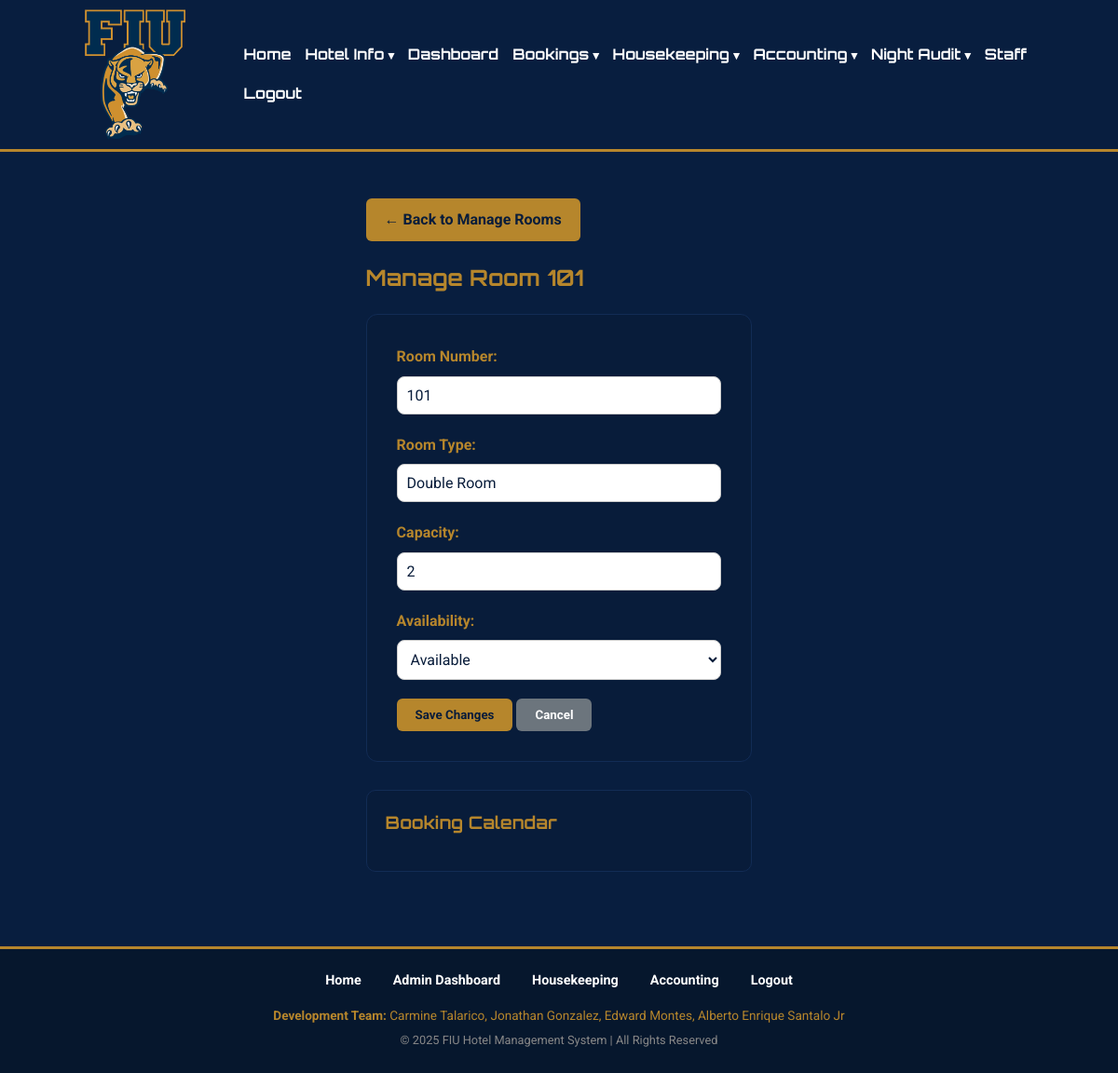
The app's page /admin_room_detail.php?room_id=1 (signed in) with its own data.
### tables this page shows
CREATE TABLE `rooms` (
  `id` int(11) NOT NULL,
  `room_type` varchar(50) NOT NULL,
  `room_number` varchar(10) NOT NULL,
  `capacity` int(11) DEFAULT 2,
  `image_path` varchar(255) DEFAULT NULL,
  `status` enum('available','booked','maintenance') DEFAULT 'available',
  `housekeeping_status` enum('clean','dirty','maintenance','occupied') NOT NULL DEFAULT 'dirty'
);

### public/admin_room_detail.php (the view, shortened to what this page needs)
<?php
require_once __DIR__ . '/../config/db.php';
$room_id = intval($_GET['room_id']);
$stmt = $conn->prepare("SELECT * FROM rooms WHERE id = ?");
$stmt->bind_param("i", $room_id);
$stmt->execute();
$result = $stmt->get_result();
$room = $result->fetch_assoc();
require_once __DIR__ . '/../includes/header.php';
?>
<a href="admin_rooms.php" class="btn btn-primary mb-20">
    ← Back to Manage Rooms
</a>
<h2>Manage Room <?= htmlspecialchars($room['room_number']) ?></h2>
<form method="POST" action="admin_room_detail.php?room_id=<?= $room_id ?>" class="form-container">
    <label class="form-label">Room Number:</label>
    <input type="text" name="room_number" class="form-input" value="<?= htmlspecialchars($room['room_number']) ?>" required>
    <label class="form-label">Room Type:</label>
    <input type="text" name="room_type" class="form-input" value="<?= htmlspecialchars($room['room_type']) ?>" required>
    <label class="form-label">Capacity:</label>
    <input type="number" name="capacity" class="form-input" value="<?= $room['capacity'] ?>" required>
    <label class="form-label">Availability:</label>
    <select name="status" class="form-select" required>
        <option value="available" <?= $room['status'] === 'available' ? 'selected' : '' ?>>Available</option>
    </select>
    <button type="submit" name="update_room" class="btn btn-primary">Save Changes</button>
    <button type="button" class="btn btn-secondary" onclick="window.location.href='admin_rooms.php'">Cancel</button>
</form>
<div class="card mt-30">
    <h3>Booking Calendar</h3>
</div>
<link href='https://cdn.jsdelivr.net/npm/fullcalendar@6.1.8/main.min.css' rel='stylesheet' />
<?php require_once __DIR__ . '/../includes/footer.php'; ?>

### public/assets/css/style.css (style rules this page uses)
body, h1, h2, h3, p, a, ul, li, table, input, select, button, textarea, label { margin: 0; padding: 0; box-sizing: border-box; font-family: 'Roboto', sans-serif; }
body { background-color: #081E3F; color: #ffffff; line-height: 1.6; display: flex; flex-direction: column; min-height: 100vh; }
h1, h2, h3 { font-family: 'Orbitron', sans-serif; color: #B6862C; margin-bottom: 1rem; }
a { color: #B6862C; text-decoration: none; }
.btn { display: inline-block; padding: 10px 20px; font-weight: bold; border-radius: 6px; text-decoration: none; cursor: pointer; border: none; transition: all 0.2s ease; }
.btn-primary { background-color: #B6862C; color: #081C3A; }
.btn-secondary { background-color: #6c757d; color: #fff; }
.form-container { max-width: 600px; margin: 20px auto; padding: 2rem; background-color: #081C3A; border-radius: 12px; border: 1px solid #122C55; }
.form-label { display: block; margin-bottom: 8px; font-weight: bold; color: #B6862C; }
.form-input, .form-select, textarea.form-input { width: 100%; padding: 10px; margin-bottom: 1.25rem; border-radius: 8px; border: 1px solid #ccc; font-size: 1rem; color: #081C3A; background-color: #fff; font-family: 'Roboto', sans-serif; }
.card { background: #081C3A; padding: 20px; border-radius: 10px; border: 1px solid #122C55; }
.mt-30 { margin-top: 30px; }
.mb-20 { margin-bottom: 20px; }

### records on screen
rooms: room_number "101", room_type "Double Room", capacity "2", status "Available"
